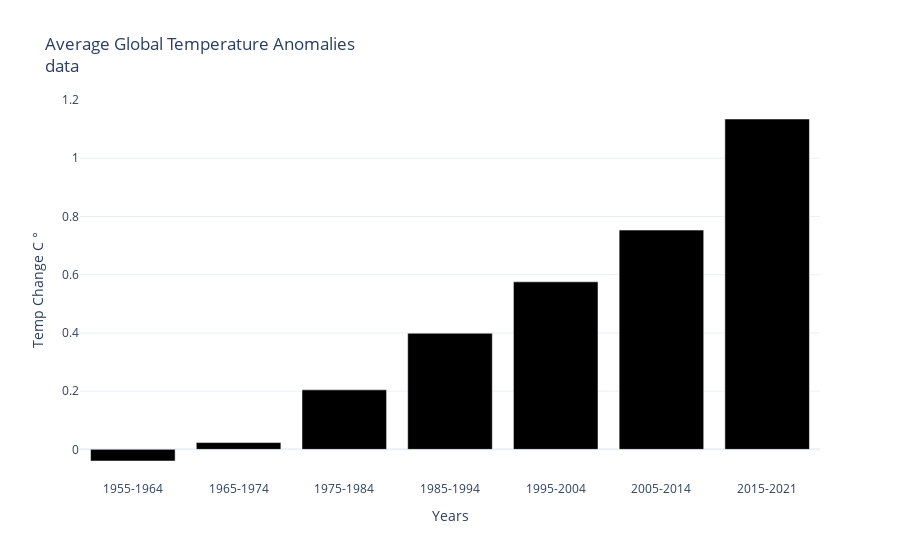

The cell this chart's notebook holds for it:
### Markdown cell above
## Bar chart showing temperature anomalies by range of years

### Code cell
# BAR CHART: Temperature Anomalies by Year

# Temp Anomalies Filtering
TEMP_ANOMALIES_DATA = '../data/global_temp_anomaly.csv'
df_temp_anomaly = pd.read_csv(TEMP_ANOMALIES_DATA,comment='#',encoding='utf8')
ANOMALY_COL_NAME = 'Anomaly'
df_filtererd_temp_anomalies_1850_2021 = df_temp_anomaly[(df_temp_anomaly['Year'] >= start_year) & (df_temp_anomaly['Year'] <= end_year)]
TEMP_ANOMALIES_TITLE = '' # wait until coeeficient of correlation is calculated


def avg_net_temp_anomaly (df, year):
    '''
    Get average temperature anomoly based on year
    Years before 2015 look at averages between start year 
    (included) and start year + 9. The year 2015 only looks 
    at start year and start year + 6 temperatures up through 2021.
    '''
    start_year = int(year)
    # only have data up to 2021
    if start_year == 2015:
        end_year = 2021
    else:
        # most amounts are 9 year spread
        end_year = start_year + 9

    filtered_df = df[(df["Year"] >= start_year) & (df["Year"] <= end_year)]
    average = filtered_df["Anomaly"].sum()/6 if start_year == 2015 else filtered_df["Anomaly"].sum()/9
    return average
    
temp_anomalies_averages = []
anomaly_years = [ 1955, 1965, 1975, 1985,1995,2005,2015]

for year in anomaly_years:
    total = avg_net_temp_anomaly(df_temp_anomaly,year)
    temp_anomalies_averages.append(total)

label_years = ['1955-1964', '1965-1974', '1975-1984','1985-1994','1995-2004','2005-2014','2015-2021']
print(temp_anomalies_averages)

# Create the bar chart
bar_fig = go.Figure(data=[
    go.Bar(x=label_years, y=temp_anomalies_averages, marker_color='black')
])

# Update layout (optional)
bar_fig.update_layout(
    title='Average Global Temperature Anomalies<br><a href="https://raw.githubusercontent.com/rebeccapeltz/emissions/refs/heads/main/global-temp-anomaly-data.csv" target="_blank">data</a>',
    xaxis_title='Years',
    yaxis_title='Temp Change C &#176;',
    template='plotly_white',
    xaxis=dict(tickformat='%Y', tickvals=label_years)
)

bar_fig.show()

### Figure 1 — Plotly figure (JSON) as saved in the notebook; plotly's stock layout.template omitted (floating-point values rounded to 4 significant figures)
{"data": [{"marker": {"color": "black"}, "type": "bar", "x": ["1955-1964", "1965-1974", "1975-1984", "1985-1994", "1995-2004", "2005-2014", "2015-2021"], "y": [-0.04, 0.02333, 0.2044, 0.3989, 0.5756, 0.7533, 1.135]}], "layout": {"title": {"text": "Average Global Temperature Anomalies<br><a href=\"https://raw.githubusercontent.com/rebeccapeltz/emissions/refs/heads/main/global-temp-anomaly-data.csv\" target=\"_blank\">data</a>"}, "xaxis": {"tickformat": "%Y", "tickvals": ["1955-1964", "1965-1974", "1975-1984", "1985-1994", "1995-2004", "2005-2014", "2015-2021"], "title": {"text": "Years"}}, "yaxis": {"title": {"text": "Temp Change C &#176;"}}}}
